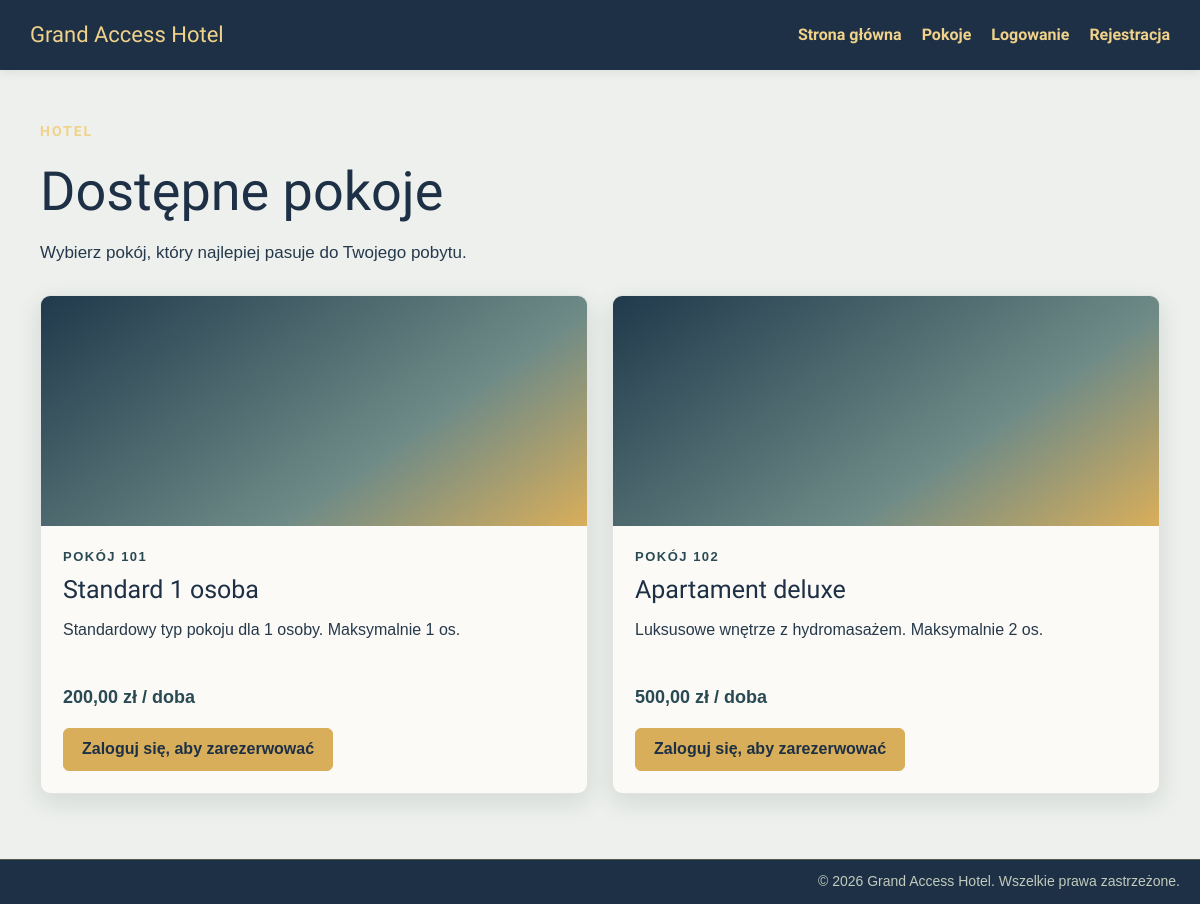
The page /public/pokoje.php on the database its author committed.
### tables this page shows
CREATE TABLE `Pokoje` (
  `ID_Pokoju` INT AUTO_INCREMENT PRIMARY KEY,
  `NrPokoju` INT NOT NULL UNIQUE,
  `ID_Typu` INT NOT NULL,
  `CenaDobowa` DECIMAL(10,2) NOT NULL,
  `Status` ENUM('Wolny', 'Zajęty', 'Serwis') NOT NULL DEFAULT 'Wolny',
  `IloscOsob` INT NOT NULL DEFAULT 1,
  `Pietro` INT NOT NULL DEFAULT 1,
  `Zdjecie_Pokoju` VARCHAR(255),
  FOREIGN KEY (`ID_Typu`) REFERENCES `TypyPokoi`(`ID_Typu`),
  INDEX `idx_pokoje_status` (`Status`)
);

CREATE TABLE `TypyPokoi` (
  `ID_Typu` INT AUTO_INCREMENT PRIMARY KEY,
  `NazwaTypu` VARCHAR(50) NOT NULL,
  `Opis` TEXT
);

### includes/auth.php (called while the page is built, shortened)
<?php
function e($tekst)
{
    return htmlspecialchars((string)$tekst, ENT_QUOTES, 'UTF-8');
}
function zalogowany()
{
    return isset($_SESSION['user_id']);
}

### includes/rezerwacje.php (called while the page is built, shortened)
<?php
require_once __DIR__ . '/auth.php';
function pokoje_do_rezerwacji($pdo)
{
    return $pdo->query(
        "SELECT p.ID_Pokoju, p.NrPokoju, p.CenaDobowa, p.IloscOsob, p.Status,
                t.NazwaTypu, t.Opis
         FROM Pokoje p JOIN TypyPokoi t ON t.ID_Typu = p.ID_Typu
         WHERE p.Status <> 'Serwis' ORDER BY p.NrPokoju"
    )->fetchAll();
}

### public/pokoje.php (the view, shortened to what this page needs)
<?php
require_once __DIR__ . '/../includes/rezerwacje.php';
$pokoje = pokoje_do_rezerwacji($pdo);
$czy_klient = zalogowany() && ($_SESSION['rola'] ?? '') === 'klient';
require __DIR__ . '/../includes/header.php';
?>
<main class="rooms-page">
    <section class="rooms-heading">
        <p class="hero-eyebrow">Hotel</p>
        <h1>Dostępne pokoje</h1>
        <p>Wybierz pokój, który najlepiej pasuje do Twojego pobytu.</p>
    </section>
    <section class="rooms-grid" aria-label="Lista dostępnych pokoi">
        <?php foreach ($pokoje as $pokoj): ?>
            <article class="room-card">
                <div class="room-card-image" aria-hidden="true"></div>
                <div class="room-card-content">
                    <p class="room-number">Pokój <?= e($pokoj['NrPokoju']) ?></p>
                    <h2><?= e($pokoj['NazwaTypu']) ?></h2>
                    <p><?= e($pokoj['Opis'] ?: 'Komfortowy pokój w Grand Access Hotel.') ?> Maksymalnie <?= (int)$pokoj['IloscOsob'] ?> os.</p>
                    <strong><?= e(number_format((float)$pokoj['CenaDobowa'], 2, ',', ' ')) ?> zł / doba</strong>
                    <?php if ($czy_klient): ?>
                        <a class="booking-button room-button" href="<?= e(BASE_URL) ?>/public/rezerwacja.php?id_pokoju=<?= (int)$pokoj['ID_Pokoju'] ?>">Wybierz pokój</a>
                    <?php elseif (!zalogowany()): ?>
                        <a class="booking-button room-button" href="<?= e(BASE_URL) ?>/public/logowanie.php">Zaloguj się, aby zarezerwować</a>
                    <?php endif; ?>
                </div>
            </article>
        <?php endforeach; ?>
    </section>
</main>
<?php require __DIR__ . '/../includes/footer.php'; ?>

### includes/header.php (shortened to what this page needs)
?><!DOCTYPE html>
<html lang="pl">
<head>
    <link rel="stylesheet" type="text/css" href="<?= e(BASE_URL) ?>/css/main.css">
    <link rel="stylesheet" type="text/css" href="<?= e(BASE_URL) ?>/css/panel.css">
</head>
<body>
<header class="header">
    <div class="logo">
        <a href="<?= e(BASE_URL) ?>/public/index.php">Grand Access Hotel</a>
    </div>
    <nav class="nav">
        <a href="<?= e(BASE_URL) ?>/public/index.php">Strona główna</a>
        <a href="<?= e(BASE_URL) ?>/public/pokoje.php">Pokoje</a>
        <?php if (zalogowany()): ?>
            <a href="<?= e(BASE_URL . panel_roli($_SESSION['rola'] ?? 'klient')) ?>">Mój panel</a>
            <a href="<?= e(BASE_URL) ?>/public/profil.php">Profil</a>
            <form action="<?= e(BASE_URL) ?>/public/wyloguj.php" method="post" class="nav-logout">
                <?= csrf_pole() ?>
                <button type="submit">Wyloguj (<?= e($_SESSION['imie'] ?? '') ?>)</button>
            </form>
        <?php else: ?>
            <a href="<?= e(BASE_URL) ?>/public/logowanie.php">Logowanie</a>
            <a href="<?= e(BASE_URL) ?>/public/rejestracja.php">Rejestracja</a>
        <?php endif; ?>
    </nav>
</header>

### includes/footer.php
<footer class="footer">
    <p>&copy; 2026 Grand Access Hotel. Wszelkie prawa zastrzeżone.</p>
</footer>
</body>
</html>

### css/main.css (style rules this page uses)
* { box-sizing: border-box; }
:root { --ink: #26394b; --navy: #1d3045; --deep-teal: #294953; --mist: #edf0ed; --paper: #fbfaf6; --amber: #d9ae5a; --amber-light: #f1d28a; }
html, body { min-height: 100%; }
body { margin: 0; padding: 0; background-color: var(--mist); color: var(--ink); font-family: Arial, Helvetica, sans-serif; line-height: 1.4; overflow-x: hidden; }
.header { display: flex; justify-content: space-between; align-items: center; padding: 15px 30px; background-color: var(--navy); border-radius: 0; min-height: 70px; width: 100%; box-shadow: 0 2px 10px rgba(0, 0, 0, 0.08); }
.logo { display: flex; align-items: center; }
.logo a { color: var(--amber-light); font-family: "Faculty Glyphic", Arial, sans-serif; font-size: 22px; text-decoration: none; }
.nav { display: flex; align-items: center; gap: 20px; background-color: transparent; flex-wrap: wrap; }
.nav a, .nav-logout button { font-family: "Faculty Glyphic", Arial, sans-serif; font-style: normal; font-weight: bold; color: var(--amber-light); background-color: transparent; text-decoration: none; white-space: nowrap; transition: color 0.3s ease; }
.hero-eyebrow { margin: 0 0 12px; color: var(--amber-light); font-family: "Faculty Glyphic", Arial, sans-serif; font-size: 14px; font-weight: bold; letter-spacing: 2px; text-transform: uppercase; }
.booking-button { flex: 0 0 auto; padding: 9px 18px; border: 1px solid var(--amber); border-radius: 6px; color: var(--navy); background-color: var(--amber); font-weight: bold; cursor: pointer; transition: background-color 0.3s ease, color 0.3s ease; }
.rooms-page { width: min(1120px, calc(100% - 44px)); margin: 52px auto 110px; }
.rooms-heading { margin-bottom: 30px; }
.rooms-heading h1 { margin: 0; color: var(--navy); font-family: "Faculty Glyphic", Arial, sans-serif; font-size: clamp(32px, 5vw, 54px); font-weight: normal; }
.rooms-heading p:last-child { margin: 12px 0 0; font-size: 17px; }
.rooms-grid { display: grid; grid-template-columns: repeat(2, minmax(0, 1fr)); gap: 24px; }
.room-card { overflow: hidden; background-color: var(--paper); border: 1px solid rgba(38, 57, 75, 0.12); border-radius: 10px; box-shadow: 0 8px 24px rgba(27, 46, 43, 0.12); }
.room-card-image { height: 230px; background: linear-gradient(145deg, #20394c, #6f8b87 65%, #d9ae5a); }
.room-card-content { padding: 22px; }
.room-number { margin: 0 0 6px; color: var(--deep-teal); font-size: 13px; font-weight: bold; letter-spacing: 1.5px; text-transform: uppercase; }
.room-card h2 { margin: 0; color: var(--navy); font-family: "Faculty Glyphic", Arial, sans-serif; font-size: 25px; font-weight: normal; }
.room-card-content > p:not(.room-number) { min-height: 48px; margin: 12px 0 18px; }
.room-card strong { display: block; margin-bottom: 18px; color: var(--deep-teal); font-size: 18px; }
.room-button { display: inline-block; text-decoration: none; }
.footer { position: fixed; left: 0; right: 0; bottom: 0; background-color: var(--navy); color: #c2cbbd; text-align: right; padding: 12px 20px; font-size: 14px; width: 100%; z-index: 10; border-top: 1px solid rgba(217, 174, 90, 0.3); }
.footer p { margin: 0; white-space: nowrap; }

### rows shown on the page
pokoje: NrPokoju "101", ID_Typu.NazwaTypu "Standard 1 osoba", ID_Typu.Opis "Standardowy typ pokoju dla 1 osoby.", IloscOsob "1", CenaDobowa "200,00"
pokoje: NrPokoju "102", ID_Typu.NazwaTypu "Apartament deluxe", ID_Typu.Opis "Luksusowe wnętrze z hydromasażem.", IloscOsob "2", CenaDobowa "500,00"
